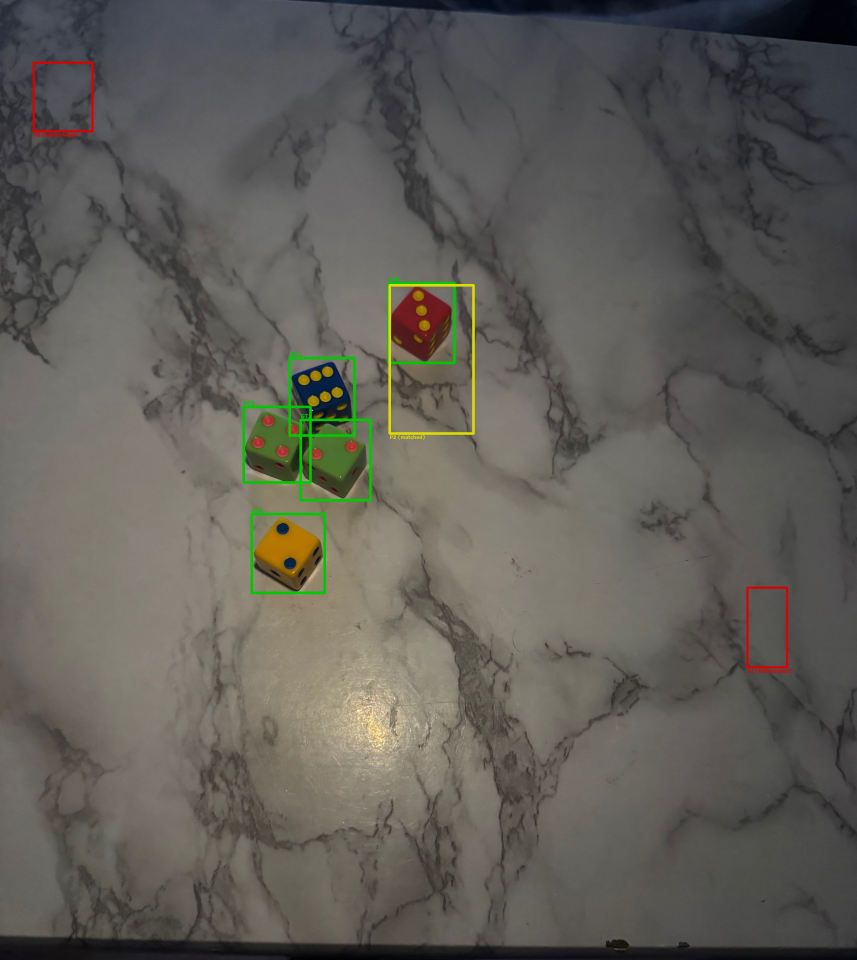
#> input picture runs/localization/failure_analysis/d6_ - 165_jpeg.rf.5sOSx8tnnT0E18ffGDOy_diagnostic.jpg, 4284 x 4800 px, given in place of d6_ - 1.jpeg, which was not available (shown at 1/5 size)
$ python upgraded_locate_dice.py
#> lines starting #> are read from the running program, lines starting #| are printed output that depends on the picture; after the words box and inside, x2 and y2 are one past the last pixel; in counts of white or black regions, pixels touching at a corner belong together; pictures that were not available may be replaced by others from this repository, and a replacement may not be noted
#> in main, image is the input picture: shape (4800, 4284, 3); mean B, G, R 87, 93.3, 95.4
import argparse
import time
from collections import OrderedDict
import cv2 as cv
import numpy as np
from pathlib import Path
from scipy.spatial import cKDTree

BLUR_KERNEL = (5, 5)
SIGMA = .5
CLAHE_CLIP_LIMIT = 2.0
CLAHE_TILE_GRID = (8, 8)
MORPH_KERNEL_SIZE = (5, 5)
MIN_AREA_FRACTION = 0.0015
MAX_AREA_FRACTION = 0.1
MIN_ASPECT_RATIO = 0.45
MAX_ASPECT_RATIO = 2.2
MIN_SOLIDITY = 0.75
VALID_CHANNELS = ("l", "saturation")
THRESHOLD_METHODS = (cv.THRESH_OTSU, cv.THRESH_TRIANGLE)
MERGE_IOU_THRESHOLD = 0.3
DARK_BACKGROUND_THRESHOLD = 128
MIN_EXPECTED_DICE = 1
PIP_DEDUPE_IOU_THRESHOLD = 0.2
BORDER_MARGIN_PX = 3
PIP_RADIUS_REFERENCE_HEIGHT = 700
MIN_PIP_RADIUS_PX = 20
MAX_PIP_RADIUS_PX = 30
PIP_CLUSTER_MAX_SPAN_MULTIPLIER = 1.5
PIP_MIN_DIST_RADIUS_MULTIPLIER = 1.5
CURRENT_DIR = Path.cwd()
OUTPUT_DIR = CURRENT_DIR / "runs/localization/updated/run_1"
IMAGE_DIR = CURRENT_DIR / "data/raw/d6_ - 1.jpeg"
DEBUG = True

class StageTimer:
    def __init__(self, store, name):
        self.store = store
        self.name = name

    def __enter__(self):
        self._start = time.perf_counter()
        return self

    def __exit__(self, exc_type, exc_val, exc_tb):
        elapsed = time.perf_counter() - self._start
        self.store[self.name] = self.store.get(self.name, 0.0) + elapsed

# [8 lines left out: function print_timings, not called in this run]

def contour_solidity(contour):
    area = cv.contourArea(contour)
    hull = cv.convexHull(contour)
    hull_area = cv.contourArea(hull)
    if hull_area == 0:
        return 0
    return area / hull_area

def filter_dice_contours(contours, image_area, image_shape):
    image_h, image_w = image_shape[:2]
    min_area_px = MIN_AREA_FRACTION * image_area
    max_area_px = MAX_AREA_FRACTION * image_area
    boxes = []
    for c in contours:
        area = cv.contourArea(c)
        if area < min_area_px or area > max_area_px:
            continue

        x, y, w, h = cv.boundingRect(c)
        touches_border = (
            x <= BORDER_MARGIN_PX or
            y <= BORDER_MARGIN_PX or
            x + w >= image_w - BORDER_MARGIN_PX or
            y + h >= image_h - BORDER_MARGIN_PX
        )
        if touches_border:
            continue

        aspect_ratio = w / h if h > 0 else 0
        if aspect_ratio < MIN_ASPECT_RATIO or aspect_ratio > MAX_ASPECT_RATIO:
            continue

        if contour_solidity(c) < MIN_SOLIDITY:
            continue

        boxes.append((x, y, w, h))

    return boxes

def box_iou(box_a, box_b):
    ax1, ay1, aw, ah = box_a
    bx1, by1, bw, bh = box_b
    ax2, ay2 = ax1 + aw, ay1 + ah
    bx2, by2 = bx1 + bw, by1 + bh
    inter_x1, inter_y1 = max(ax1, bx1), max(ay1, by1)
    inter_x2, inter_y2 = min(ax2, bx2), min(ay2, by2)
    inter_w, inter_h = max(0, inter_x2 - inter_x1), max(0, inter_y2 - inter_y1)
    inter_area = inter_w * inter_h
    if inter_area == 0:
        return 0.0

    union_area = aw * ah + bw * bh - inter_area
    return inter_area / union_area if union_area > 0 else 0.0

def merge_box_candidates(candidate_lists, iou_threshold=MERGE_IOU_THRESHOLD):
    all_boxes = [box for boxes in candidate_lists for box in boxes]
    if not all_boxes:
        return []

    merged = []
    used = [False] * len(all_boxes)
    for i, box in enumerate(all_boxes):
        if used[i]:
            continue
        group = [box]
        used[i] = True
        for j in range(i + 1, len(all_boxes)):
            if used[j]:
                continue
            if box_iou(box, all_boxes[j]) >= iou_threshold:
                group.append(all_boxes[j])
                used[j] = True
        xs = np.mean([b[0] for b in group])
        ys = np.mean([b[1] for b in group])
        ws = np.mean([b[2] for b in group])
        hs = np.mean([b[3] for b in group])
        merged.append(((int(xs), int(ys), int(ws), int(hs)), len(group), group))

    return merged

def select_expected_boxes(merged_with_votes, expected_count):
    if not merged_with_votes:
        return []

    areas = [w * h for (_, _, w, h), _, _ in merged_with_votes]
    median_area = float(np.median(areas))

    def sort_key(item):
        (_, _, w, h), votes, _ = item
        area_penalty = abs(w * h - median_area)
        return (-votes, area_penalty)

    ranked = sorted(merged_with_votes, key=sort_key)
    keep = ranked[:expected_count] if expected_count else ranked
    return [(box, group) for box, _, group in keep]

def threshold_channel(normalized_channel, method):
    _, thresh_img = cv.threshold(normalized_channel, 0, 255, cv.THRESH_BINARY + method)
    return thresh_img

def boxes_from_threshold(thresh_img, image_area, image_shape):
    kernel = cv.getStructuringElement(cv.MORPH_ELLIPSE, MORPH_KERNEL_SIZE)
    opened = cv.morphologyEx(thresh_img, cv.MORPH_OPEN, kernel, iterations=3)
    closed = cv.morphologyEx(opened, cv.MORPH_CLOSE, kernel, iterations=3)
    contours, _ = cv.findContours(closed, cv.RETR_EXTERNAL, cv.CHAIN_APPROX_SIMPLE)
    return filter_dice_contours(contours, image_area, image_shape), closed

# [134 lines left out: functions cluster_points, boxes_from_pip_clusters, not called in this run]


def locate_dice(image_bgr, expected_dice_count=None, debug=False, pip_mode="fallback", timings=None,
                 return_candidates=False):
#> called with expected_dice_count = 5, debug = True, pip_mode = 'fallback', return_candidates = False
    own_timings = timings if timings is not None else OrderedDict()
    image_area = image_bgr.shape[0] * image_bgr.shape[1]

    with StageTimer(own_timings, "blur_and_color_convert"):
        blurred = cv.GaussianBlur(image_bgr, BLUR_KERNEL, SIGMA)
        grey = cv.cvtColor(blurred, cv.COLOR_BGR2GRAY)
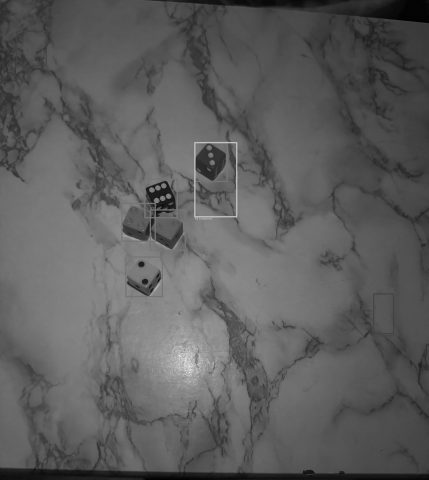
#> grey: shape (4800, 4284) (shown at 1/10 size); min 0, max 249, mean 93.2
        background_is_dark = float(np.median(grey)) < DARK_BACKGROUND_THRESHOLD
#> background_is_dark = True
        lab = cv.cvtColor(blurred, cv.COLOR_BGR2LAB)
#> lab: shape (4800, 4284, 3); mean of channels 0, 1, 2 100.7, 127.9, 131.7
        l_channel, _, _ = cv.split(lab)
        hsv = cv.cvtColor(blurred, cv.COLOR_BGR2HSV)
#> hsv: shape (4800, 4284, 3); mean H, S, V 40, 29.6, 97.9
        _, s_channel, _ = cv.split(hsv)
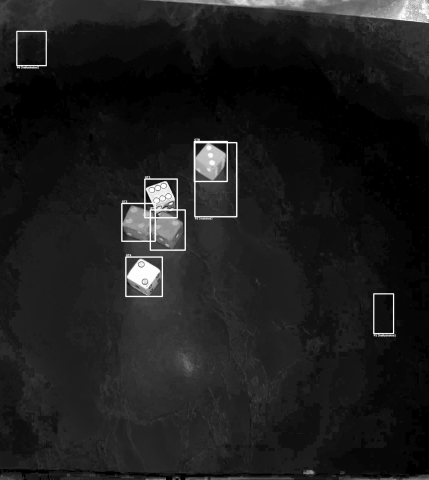
#> s_channel: shape (4800, 4284) (shown at 1/10 size); min 0, max 255, mean 29.6

    with StageTimer(own_timings, "clahe"):
        clahe = cv.createCLAHE(clipLimit=CLAHE_CLIP_LIMIT, tileGridSize=CLAHE_TILE_GRID)
        channels = {
            "l": clahe.apply(l_channel),
            "saturation": clahe.apply(s_channel),
        }

    candidate_box_lists = []
    threshold_images = {}
    with StageTimer(own_timings, "threshold_and_morphology"):
        for channel_name, normalized_channel in channels.items():
            for method in THRESHOLD_METHODS:
                method_name = "otsu" if method == cv.THRESH_OTSU else "triangle"
                thresh_img = threshold_channel(normalized_channel, method)
                boxes, closed = boxes_from_threshold(thresh_img, image_area, image_bgr.shape)
                candidate_box_lists.append(boxes)
                threshold_images[f"{channel_name}_{method_name}"] = thresh_img
                threshold_images[f"{channel_name}_{method_name}_closed"] = closed
#> this loop made 2 passes
#> channel_name on passes 1 to 2: 'l', 'saturation'
#> pass 1, in boxes_from_threshold, `closed = cv.morphologyEx(opened, cv.MORPH_CLOSE, kernel, iterations=3)`:
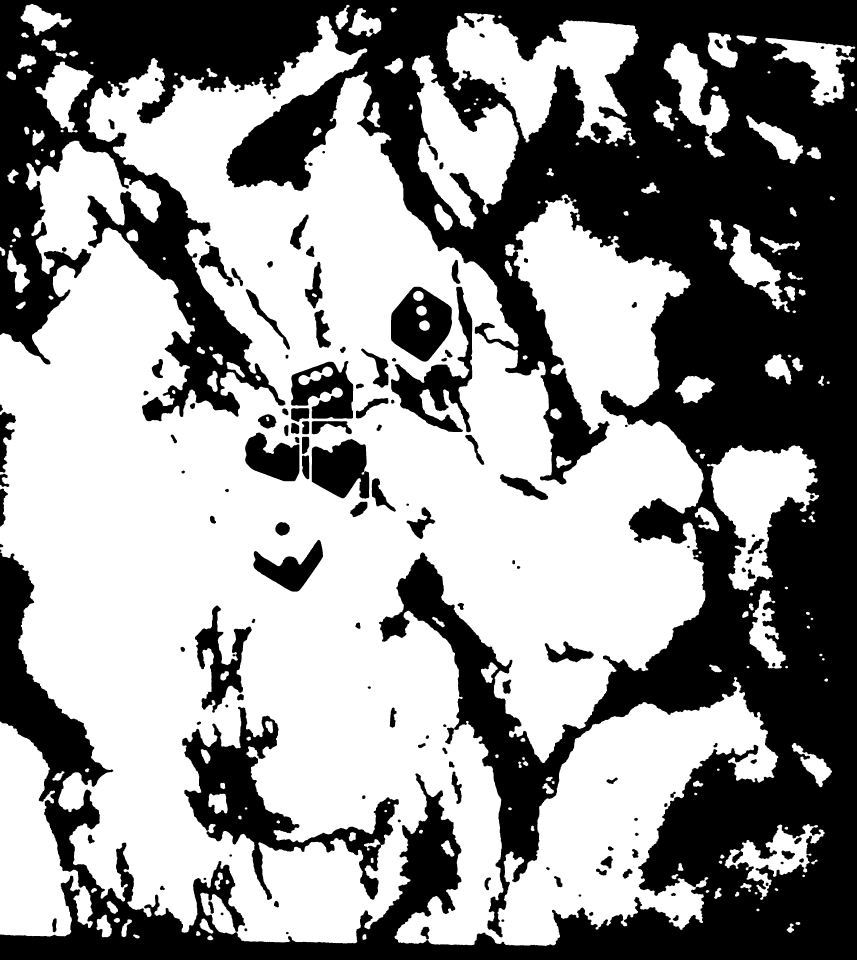
#> closed: shape (4800, 4284) (shown at 1/5 size); 56.9% white; 152 black regions, largest, box (x1, y1, x2, y2) and area: (0, 0, 4284, 4800) 7976418, (911, 3533, 1994, 4500) 253081, (1955, 1434, 2361, 2161) 84191
#> pass 1, in threshold_channel (call 2), `_, thresh_img = cv.threshold(normalized_channel, 0, 255, cv.THRESH_BIN..`:
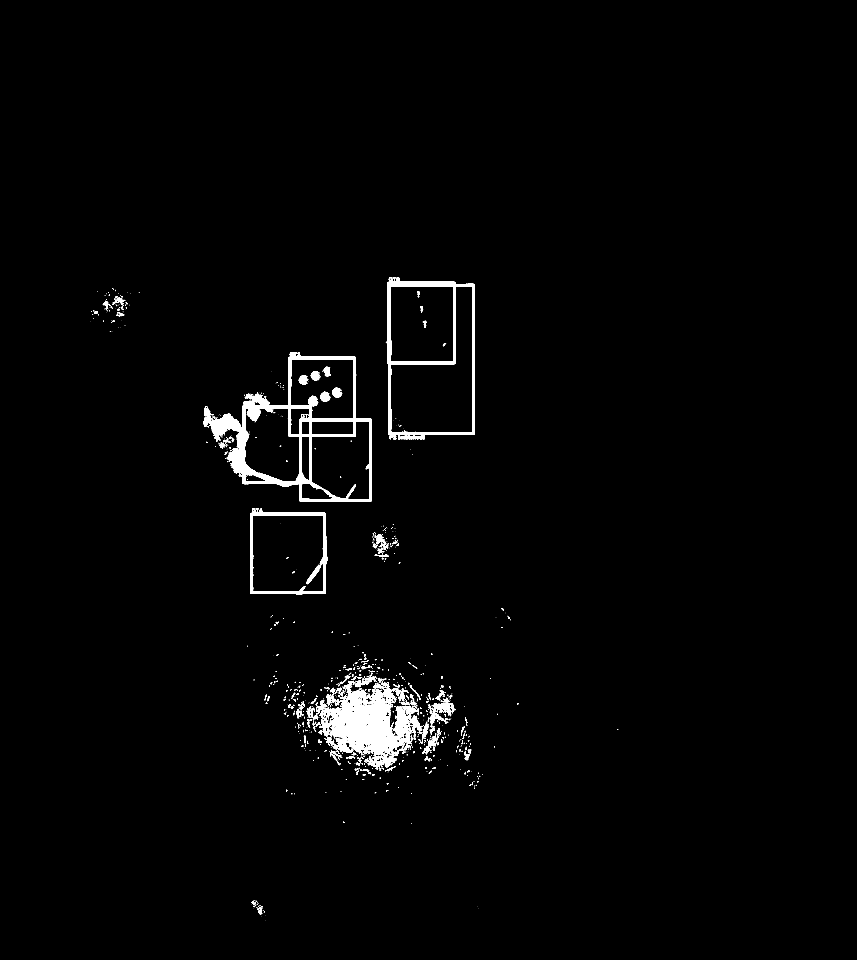
#> thresh_img: shape (4800, 4284) (shown at 1/5 size); 1.6% white; 1291 white regions (910 under 20 px), largest, box (x1, y1, x2, y2) and area: (1018, 1761, 1860, 2508) 97037, (1580, 3429, 2060, 3838) 92895, (1929, 1386, 2375, 2199) 48786
#> after the loop:
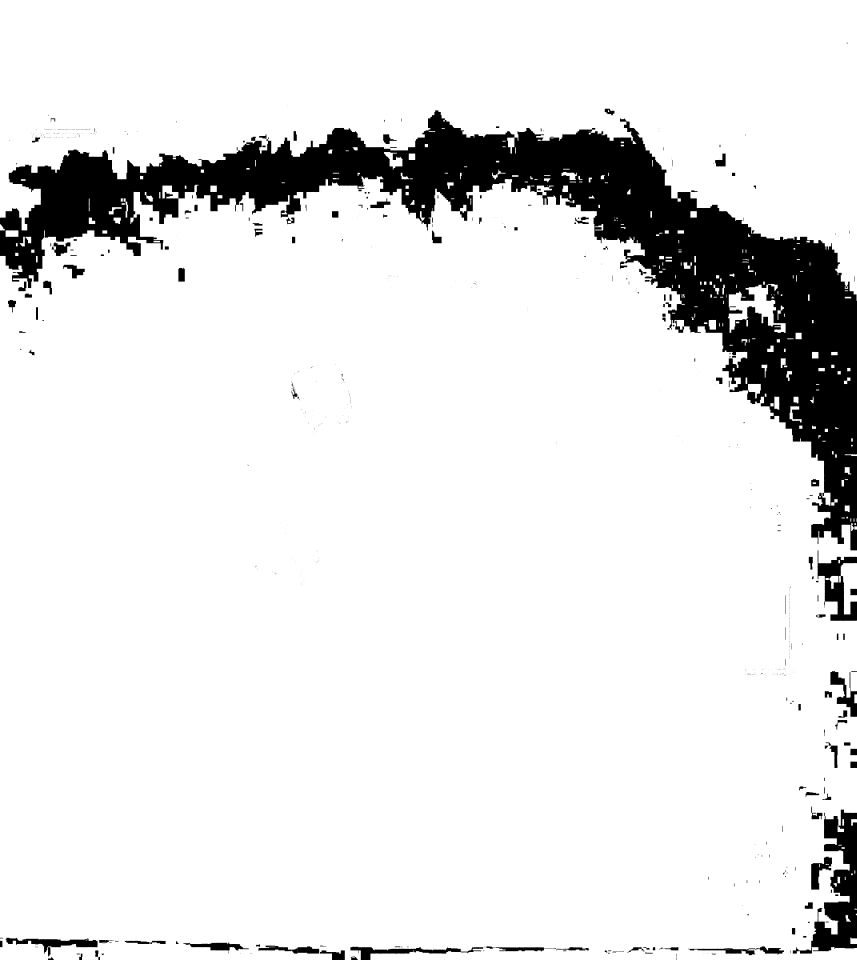
#> thresh_img: shape (4800, 4284) (shown at 1/5 size); 89.7% white; 940 black regions (717 under 20 px), largest, box (x1, y1, x2, y2) and area: (0, 551, 4284, 2752) 1852521, (3964, 4048, 4284, 4768) 88299, (4088, 2752, 4284, 3104) 29201
#> after the loop, candidate_box_lists = [[], [(1058, 1782, 802, 726), (1934, 1407, 441, 789)], [(3731, 2932, 211, 433), (1251, 2538, 383, 467), (1211, 1775, 650, 737), (1936, 1405, 439, 792), (161, 307, 308, 379)], []]; threshold_images = 8 items

    pip_centers = []
    used_pip_as_parallel_check = False
    if pip_mode == "always":
        used_pip_as_parallel_check = True
        pip_boxes, pip_centers = boxes_from_pip_clusters(
            image_bgr, channels['l'], existing_boxes=[], max_new_boxes=None, verbose=debug,
            timings=own_timings, stage_prefix="pip_parallel"
        )
        candidate_box_lists.append(pip_boxes)

    with StageTimer(own_timings, "merge_and_select"):
        merged_with_votes = merge_box_candidates(candidate_box_lists)
#> in merge_box_candidates, `all_boxes = [box for boxes in candidate_lists for box in boxes]`: all_boxes = [(1058, 1782, 802, 726), (1934, 1407, 441, 789), (3731, 2932, 211, 433), (1251, 2538, 383, 467), (1211, 1775, 650, 737), (1936, 1405, 439, 792), (161, 307, 308, 379)]
#> in merge_box_candidates, `used = [False] * len(all_boxes)`: used = [False, False, False, False, False, False, False]
#> the loop in merge_box_candidates, `for i, box in enumerate(all_boxes):` made 7 passes
#> after the loop in merge_box_candidates, `for i, box in enumerate(all_boxes):`: merged = 5 items; used = [True, True, True, True, True, True, True]
#> merged_with_votes = 5 items

        if expected_dice_count is not None:
            selected = select_expected_boxes(merged_with_votes, expected_dice_count)
#> in select_expected_boxes, `areas = [w * h for (_, _, w, h), _, _ in merged_with_votes]`: areas = [530706, 347600, 91363, 178861, 116732]
#> in select_expected_boxes, `median_area = float(np.median(areas))`: median_area = 178861
#> in sort_key, `area_penalty = abs(w * h - median_area)`: area_penalty = 351845
#> in select_expected_boxes, `ranked = sorted(merged_with_votes, key=sort_key)`: ranked = 5 items
#> selected = 5 items
        else:
            selected = [(box, group) for box, _, group in merged_with_votes]

        boxes = [box for box, _ in selected]
#> boxes = [(1935, 1406, 440, 790), (1134, 1778, 726, 731), (1251, 2538, 383, 467), (161, 307, 308, 379), (3731, 2932, 211, 433)]
        candidate_groups = [group for _, group in selected]
#> candidate_groups = [[(1934, 1407, 441, 789), (1936, 1405, 439, 792)], [(1058, 1782, 802, 726), (1211, 1775, 650, 737)], [(1251, 2538, 383, 467)], [(161, 307, 308, 379)], [(3731, 2932, 211, 433)]]

    used_pip_fallback = False
    target_count = expected_dice_count if expected_dice_count is not None else MIN_EXPECTED_DICE
    if len(boxes) < target_count:
        used_pip_fallback = True
        needed = None if expected_dice_count is None else expected_dice_count - len(boxes)
        new_boxes, fallback_pip_centers = boxes_from_pip_clusters(
            image_bgr, channels['l'], existing_boxes=boxes, max_new_boxes=needed, verbose=debug,
            timings=own_timings, stage_prefix="pip_fallback"
        )
        boxes = boxes + new_boxes
        candidate_groups = candidate_groups + [[box] for box in new_boxes]
        if not pip_centers:
            pip_centers = fallback_pip_centers

    debug_images = None
    if debug:
        with StageTimer(own_timings, "debug_image_assembly"):
            circled = image_bgr.copy()
            for cx, cy in pip_centers:
                cv.circle(circled, (cx, cy), 3, (0, 0, 255), 5)

            debug_images = {
                "blurred": blurred,
                "grey": grey,
                "l_channel": channels["l"],
                "s_channel": channels["saturation"],
                **threshold_images,
                "circled": circled,
            }
            debug_images["_meta"] = {
                "background_is_dark": background_is_dark,
                "pip_mode": pip_mode,
                "used_pip_as_parallel_check": used_pip_as_parallel_check,
                "used_pip_fallback": used_pip_fallback,
                "expected_dice_count": expected_dice_count,
                "detected_dice_count": len(boxes),
            }

    if return_candidates:
        return boxes, debug_images, candidate_groups
    return boxes, debug_images

def draw_boxes(image_bgr, boxes):
    annotated = image_bgr.copy()
    for i, (x, y, w, h) in enumerate(boxes):
        cv.rectangle(annotated, (x, y), (x + w, y + h), (0, 255, 0), 12)
    return annotated

def main():
    parser = argparse.ArgumentParser(description="Locate dice in a photo.")
    parser.add_argument("--image", type=Path, default=IMAGE_DIR, help="Path to input image")
    parser.add_argument("--output", type=Path, default=OUTPUT_DIR, help="Directory for annotated/debug output")
    parser.add_argument("--dice-count", type=int, default=5,
                         help="Number of dice actually in the photo (1-5), if known")
    parser.add_argument("--pip-mode", choices=["fallback", "always"], default="fallback",
                         help="'fallback' (default): pip-clustering only runs to top up a "
                              "shortfall. 'always': pip-clustering runs unconditionally and "
                              "its candidates vote alongside the silhouette ensemble -- "
                              "helps touching-dice cases at the cost of extra compute.")
    parser.add_argument("--no-debug", action="store_true", help="Skip writing debug stage images")
    parser.add_argument("--time", action="store_true",
                         help="Print a per-stage timing breakdown for this run")
    args = parser.parse_args()

    image = cv.imread(str(args.image))
    if image is None:
        raise FileNotFoundError(f"Could not read image: {args.image}")

    debug_enabled = DEBUG and not args.no_debug
    timings = OrderedDict() if args.time else None
    wall_start = time.perf_counter()
    boxes, debug_images = locate_dice(
        image, expected_dice_count=args.dice_count, debug=debug_enabled,
        pip_mode=args.pip_mode, timings=timings
    )
#> debug_images = 14 items
    wall_elapsed = time.perf_counter() - wall_start

    if args.time:
        print_timings(timings, total_label=f"instrumented sum, wall clock {wall_elapsed*1000:.1f} ms")

    print(f"Detected {len(boxes)} candidate die region(s):")
#| Detected 5 candidate die region(s):
    for i, box in enumerate(boxes):
        print(f"  die {i}: x={box[0]}, y={box[1]}, w={box[2]}, h={box[3]}")
#> this loop made 5 passes
#> (printed output is left out)

    out_dir = Path(args.output)
    out_dir.mkdir(parents=True, exist_ok=True)

    annotated = draw_boxes(image, boxes)
#> the loop in draw_boxes, `for i, (x, y, w, h) in enumerate(boxes):` made 5 passes
    cv.imwrite(str(out_dir / "annotated.jpg"), annotated)
    print(f"\nAnnotated image saved to {out_dir / 'annotated.jpg'}")

    if debug_enabled and debug_images:
        meta = debug_images.pop("_meta", {})
#> meta = {'background_is_dark': True, 'pip_mode': 'fallback', 'used_pip_as_parallel_check': False, 'used_pip_fallback': False, 'expected_dice_count': 5, 'detected_dice_count': 5}
        for name, img in debug_images.items():
            cv.imwrite(str(out_dir / f"debug_{name}.jpg"), img)
#> this loop made 13 passes
        print(f"Debug stage images saved to {out_dir}/debug_*.jpg")
        if meta:
            print(f"  pip_mode={meta.get('pip_mode')}, "
                  f"background_is_dark={meta.get('background_is_dark')}, "
                  f"used_pip_as_parallel_check={meta.get('used_pip_as_parallel_check')}, "
                  f"used_pip_fallback={meta.get('used_pip_fallback')}, "
                  f"expected_dice_count={meta.get('expected_dice_count')}, "
                  f"detected_dice_count={meta.get('detected_dice_count')}")
#|   pip_mode=fallback, background_is_dark=True, used_pip_as_parallel_check=False, used_pip_fallback=False, expected_dice_count=5, detected_dice_count=5


if __name__ == "__main__":
    main()
